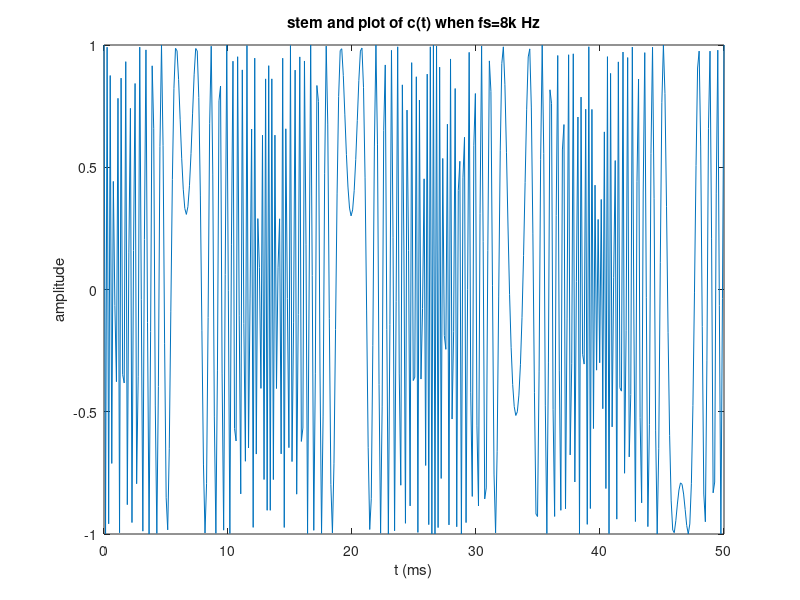
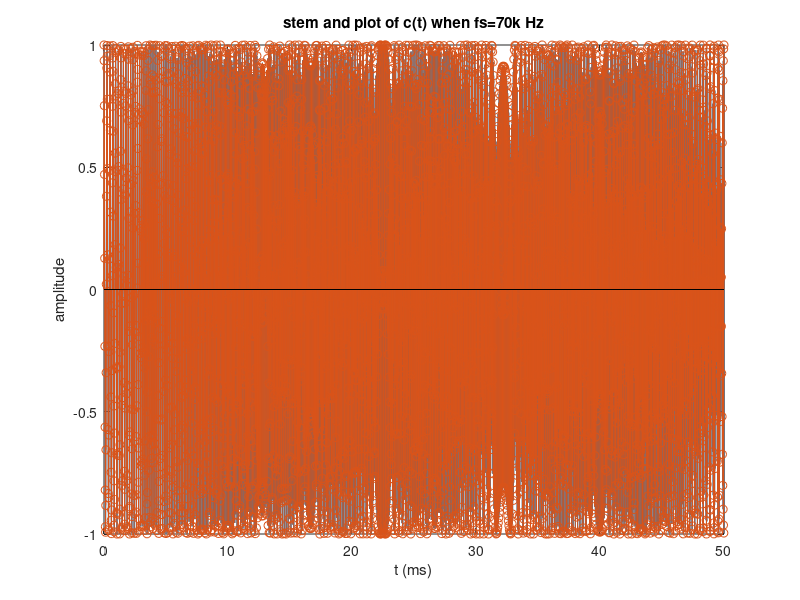

MATLAB code to generate these figures, in order:
close all
%b
f1=4000;%Hz
mu=600*(1e+3);%Hz/s
phi=0;%arbitrary
fs=8e+3;%sampling frequency
T=50e-3;%sampling period
n=T*fs;%number of samples
t=linspace(0,T,n);
fi=mu*t+f1;
c=cos(pi.*mu.*t.^2+2.*pi.*f1.*t+phi);
figure
plot(t*1e+3,c);
hold on
%stem(t*1e+3,c);
hold off
xlabel('t (ms)');
ylabel('amplitude');
title('stem and plot of c(t) when fs=8k Hz');

%c
f1=4000;%Hz
mu=600*(1e+3);%Hz/s
phi=0;%arbitrary
fs=70e+3;%sampling frequency
T=50e-3;%sampling period
n=T*fs;%number of samples
t=linspace(0,T,n);
fi=mu*t+f1;
c=cos(pi.*mu.*t.^2+2.*pi.*f1.*t+phi);
figure
plot(t*1e+3,c);
hold on
stem(t*1e+3,c);
hold off
xlabel('t (ms)');
ylabel('amplitude');
title('stem and plot of c(t) when fs=70k Hz');